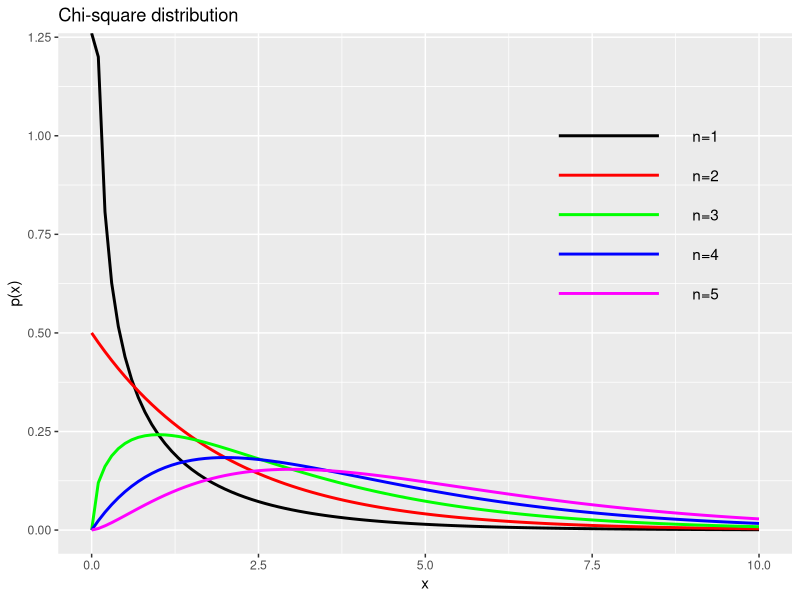
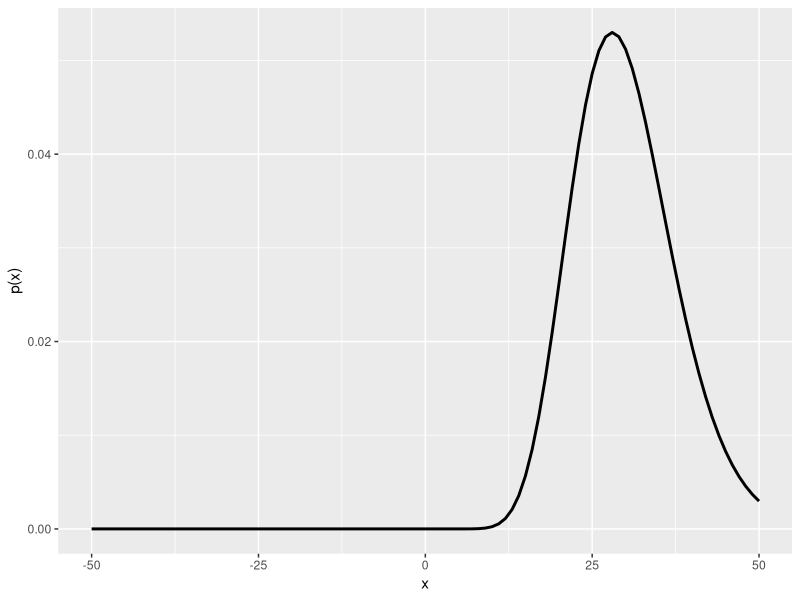

R code for these plots, in order:
#Chi-square distribution
library(ggplot2)

ggplot(data.frame(x=c(0,10)), aes(x=x)) +
  stat_function(fun=dchisq, args=list(df=1), colour="black", linewidth=1) +
  stat_function(fun=dchisq, args=list(df=2), colour="red", linewidth=1) +
  stat_function(fun=dchisq, args=list(df=3), colour="green", linewidth=1) + 
  stat_function(fun=dchisq, args=list(df=4), colour="blue", linewidth=1) + 
  stat_function(fun=dchisq, args=list(df=5), colour="magenta", linewidth=1) +
  annotate("segment", x=7.0, xend=8.5, y=1.0, yend=1.0, colour="black", linewidth=1) +
  annotate("segment", x=7.0, xend=8.5, y=0.9, yend=0.9, colour="red", linewidth=1) + 
  annotate("segment", x=7.0, xend=8.5, y=0.8, yend=0.8, colour="green", linewidth=1) +
  annotate("segment", x=7.0, xend=8.5, y=0.7, yend=0.7, colour="blue", linewidth=1) +
  annotate("segment", x=7.0, xend=8.5, y=0.6, yend=0.6, colour="magenta", linewidth=1) +  
  annotate("text", x=9.2, y=1.0, label="n=1") +
  annotate("text", x=9.2, y=0.9, label="n=2") + 
  annotate("text", x=9.2, y=0.8, label="n=3") + 
  annotate("text", x=9.2, y=0.7, label="n=4") +   
  annotate("text", x=9.2, y=0.6, label="n=5") +   
  ggtitle("Chi-square distribution") +
  labs(y="p(x)")

ggplot(data.frame(x=c(-50,50)), aes(x=x)) +
  stat_function(fun=dchisq, args=list(df=30), colour="black", linewidth=1)+
  labs(y="p(x)")
